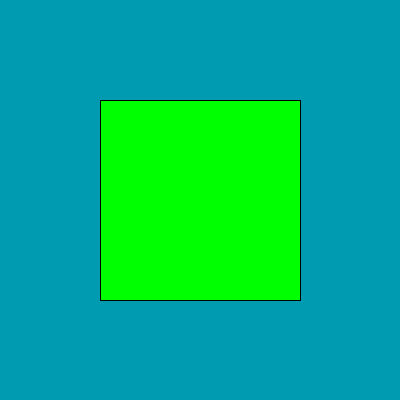
Frame 1 (no input)
Frame 60 (the mouse pressed at the canvas centre just before this capture): identical to frame 1, image omitted
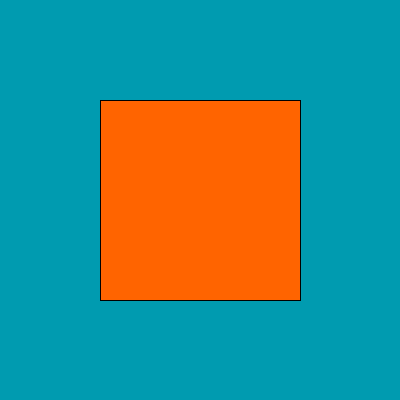
Frame 120 (the mouse held since frame 60 and released just before this capture)

The Processing sketch that drew these frames (run headless with seeded random() and noise(); from frame 60 on, the mouse is pressed at the canvas centre):

// Processing sketch: processing_184225
// ── processing_184225.pde

// Push the button
// 12.12.2014

/*Aufgabenstellung
Vervollstaendige das Programm so, dass der Button orange wird, sobald sich die Maus ueber ihm befindet. Momentan wird der Button noch orange, wenn sich die Maus irgendwo ueber oder unter ihm befindet. Ansonsten soll er gruen sein. */

void setup(){
size(400,400);
background(0,155,176);
}

void draw(){
fill(0,255,0);
rect(100,100,200,200);
if(mouseX>=100&&mouseX<=300)
if(mouseY>=100&&mouseY<=300){
    fill(255,100,0);
    rect(100,100,200,200);
    }
}
